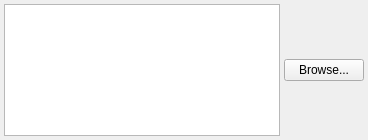
<?xml version="1.0" encoding="UTF-8"?>
<ui version="4.0">
 <class>ImageBrowser</class>
 <widget class="QWidget" name="ImageBrowser">
  <property name="geometry">
   <rect>
    <x>0</x>
    <y>0</y>
    <width>368</width>
    <height>140</height>
   </rect>
  </property>
  <layout class="QHBoxLayout" name="horizontalLayout">
   <property name="spacing">
    <number>4</number>
   </property>
   <property name="leftMargin">
    <number>4</number>
   </property>
   <property name="topMargin">
    <number>4</number>
   </property>
   <property name="rightMargin">
    <number>4</number>
   </property>
   <property name="bottomMargin">
    <number>4</number>
   </property>
   <item>
    <widget class="QGraphicsView" name="graphicsView">
     <property name="sizePolicy">
      <sizepolicy hsizetype="MinimumExpanding" vsizetype="MinimumExpanding">
       <horstretch>0</horstretch>
       <verstretch>0</verstretch>
      </sizepolicy>
     </property>
     <property name="minimumSize">
      <size>
       <width>128</width>
       <height>128</height>
      </size>
     </property>
     <property name="maximumSize">
      <size>
       <width>1024</width>
       <height>256</height>
      </size>
     </property>
     <property name="verticalScrollBarPolicy">
      <enum>Qt::ScrollBarAsNeeded</enum>
     </property>
     <property name="horizontalScrollBarPolicy">
      <enum>Qt::ScrollBarAsNeeded</enum>
     </property>
     <property name="sizeAdjustPolicy">
      <enum>QAbstractScrollArea::AdjustToContents</enum>
     </property>
     <property name="renderHints">
      <set>QPainter::Antialiasing|QPainter::TextAntialiasing</set>
     </property>
     <property name="resizeAnchor">
      <enum>QGraphicsView::AnchorViewCenter</enum>
     </property>
    </widget>
   </item>
   <item>
    <widget class="QPushButton" name="browseButton">
     <property name="text">
      <string>Browse...</string>
     </property>
    </widget>
   </item>
  </layout>
 </widget>
 <resources/>
 <connections/>
</ui>
